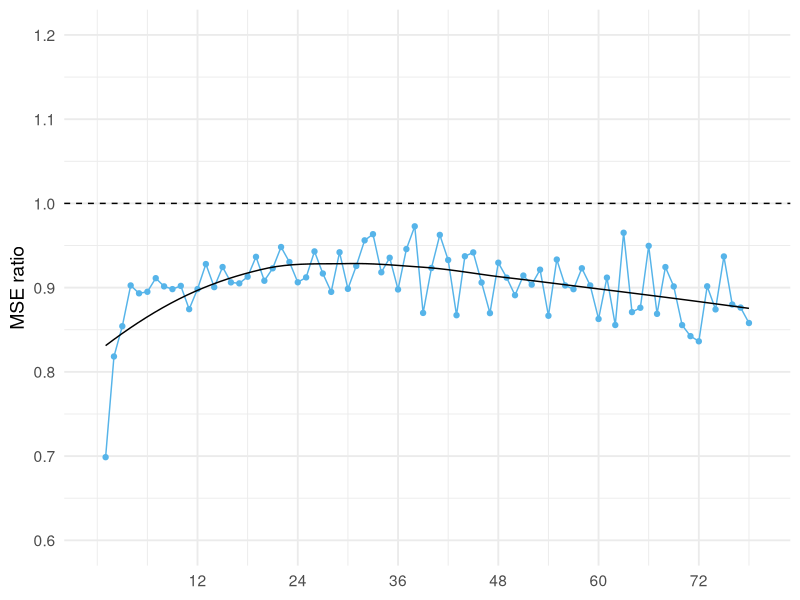
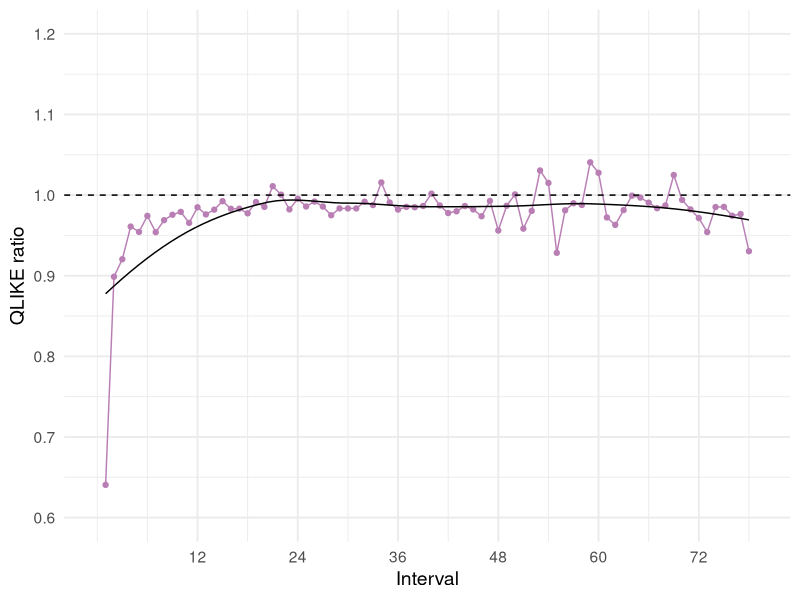
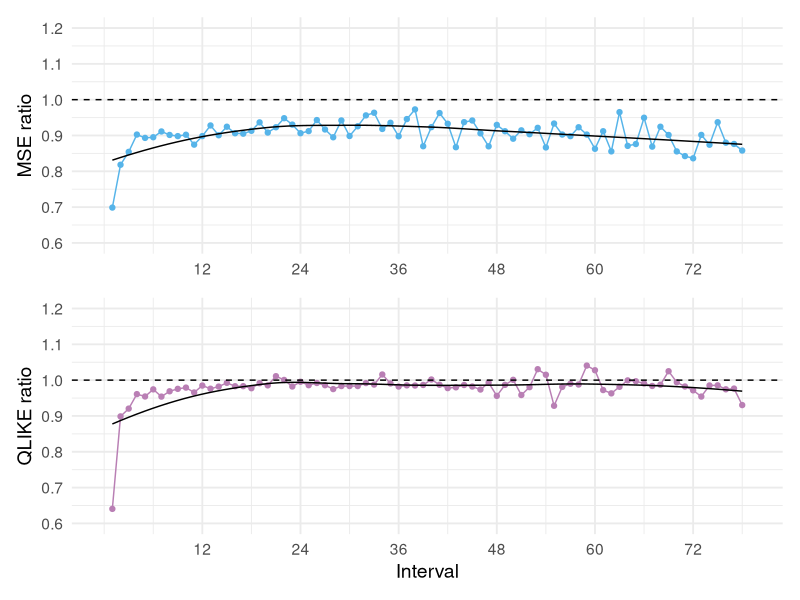

These figures' R source, in order:
## ---- chunk 1
library(dplyr)
library(readr)

loss_ratios <- read_csv("loss_ratios.csv")
glimpse(loss_ratios)
## ---- chunk 2
loss_ratios <- loss_ratios |>
  rename(MSE = mse_out, QLIKE = qlike_out) |>
  mutate(Interval = 1:78)

glimpse(loss_ratios)
## ---- chunk 3
library(ggplot2)

p_1 <- loss_ratios |>
  ggplot(aes(x = Interval, y = MSE)) +
  geom_point(color = "#56B4E9") +
  geom_line(color = "#56B4E9") +
  geom_smooth(method = "loess", se = FALSE, color = "black", size = 0.5) +
  geom_hline(
    yintercept = 1,
    linetype = "dashed"
  ) +
  scale_x_continuous(
    limits = c(0, 79),   
    breaks = c(12, 24, 36, 48, 60, 72)  
  ) +
  scale_x_continuous(
    limits = c(0, 79),  
    breaks = c(12, 24, 36, 48, 60, 72)  
  ) +
  scale_y_continuous(
    limits = c(0.6, 1.2),  
    breaks = c(0.6, 0.7, 0.8, 0.9, 1.0, 1.1, 1.2)  
  ) +
  theme_minimal(base_size = 14) +
  labs(
    x = NULL,  
    y = "MSE ratio"
  )

p_1
## ---- chunk 4
library(ggplot2)

p_2 <- loss_ratios |>
  ggplot(aes(x = Interval, y = QLIKE)) +
  geom_point(color = "#B97FB4") +
  geom_line(color = "#B97FB4") +
  geom_smooth(method = "loess", se = FALSE, color = "black", size = 0.5) +
  geom_hline(
    yintercept = 1,
    linetype = "dashed"
  ) +
  scale_x_continuous(
    limits = c(0, 79),   
    breaks = c(12, 24, 36, 48, 60, 72)  
  ) +
  scale_x_continuous(
    limits = c(0, 79),  
    breaks = c(12, 24, 36, 48, 60, 72)  
  ) +
  scale_y_continuous(
    limits = c(0.6, 1.2),  
    breaks = c(0.6, 0.7, 0.8, 0.9, 1.0, 1.1, 1.2)  
  ) +
  theme_minimal(base_size = 14) +
  labs(
    x = "Interval",  
    y = "QLIKE ratio"
  )

p_2
## ---- chunk 5
library(patchwork)

combined_plot <- (p_1 / p_2)
combined_plot
